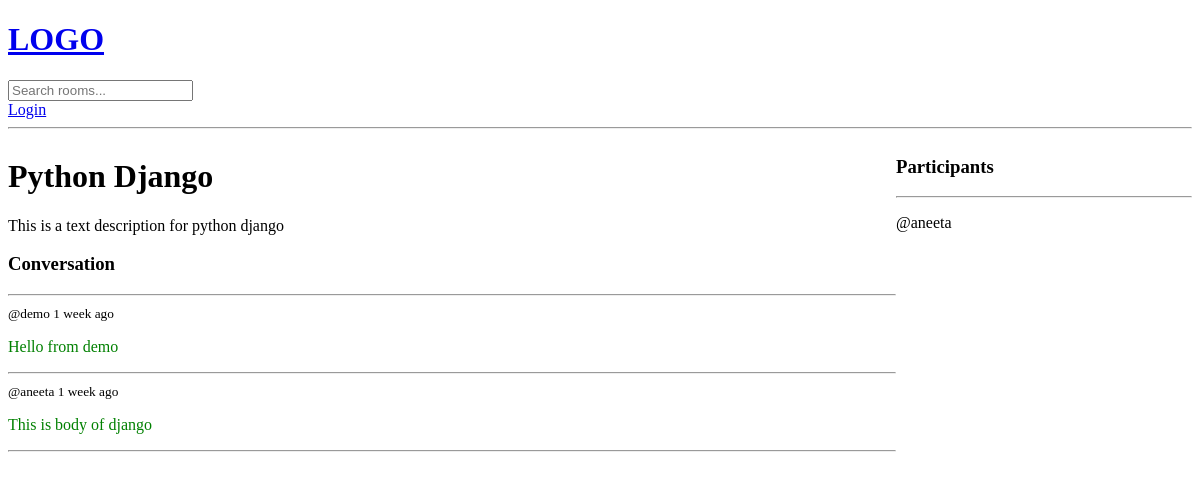
The app's page /room_name/1/, older data.
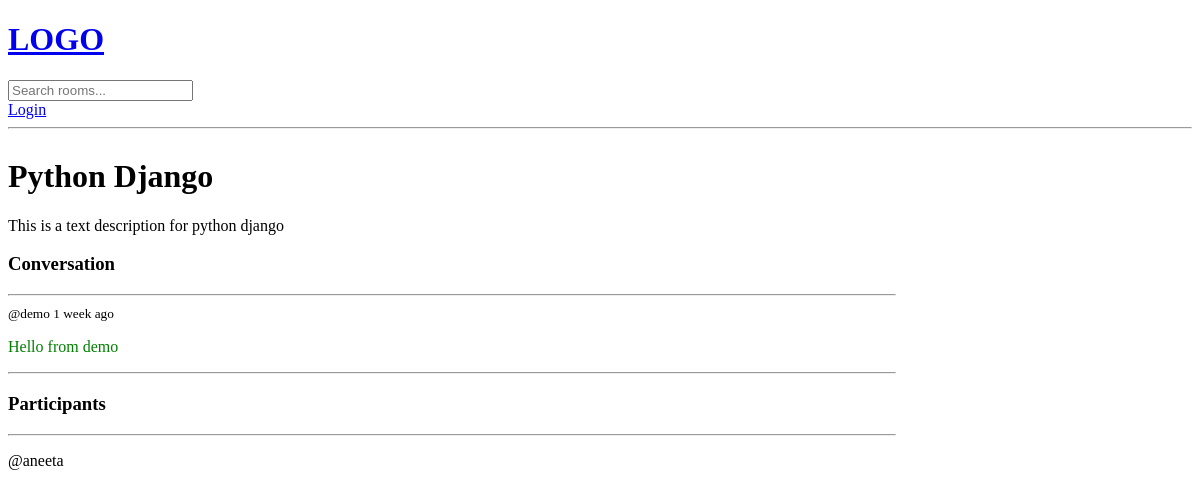
The same page, newer data.
### base/models.py (models this page shows, shortened)
class Message(models.Model):
    user = models.ForeignKey(User, on_delete=models.CASCADE)
    room = models.ForeignKey(Room, on_delete=models.CASCADE)
    body = models.TextField()
    updated = models.DateTimeField(auto_now=True)
    created = models.DateTimeField(auto_now_add=True)

### base/views.py (the view, shortened to what this page needs)
# urls.py: path('room_name/<str:pk>/', views.room, name='room'),
def room(request, pk):
    room = Room.objects.get(id=pk)
    message = room.message_set.all().order_by('-created')
    participants = room.participants.all()
    context = {'room': room, 'msg': message, 'participants': participants}
    return render(request, 'room.html', context )

### templates/room.html (shortened to what this page needs)
<!DOCTYPE html>
<html>
    <head>
        <link rel="stylesheet" href="">
    </head>
    <body>
        {% extends "main.html" %}
        {% block content %}
        <div class="room-container">
            <div>
                <h1> {{room.name}}  </h1>
                <p> {{room.description}} </p>
                <div class="comment-wrapper">
                    <h3> Conversation </h3>
                    <hr>
                    {% for msg in msg%}
                    <div>
                        <small> @{{msg.user}} {{msg.created|timesince}} ago </small>
                        <p style="color: green"> {{msg.body}} </p>
                        <hr>
                    </div>
                </div>
                    {% endfor %}
                    <div>
                        <h3> Participants </h3>
                        <hr>
                        {% for user in participants %}
                            <div>
                                <p> @{{user.username}} </p>
                            </div>
                        {% endfor %}
                    </div>
            </div>
        </div>
        {% endblock content %}

Row changes from the older to the newer data that the page shows:
removed Message: user "aneeta", created "1 week", body "This is body of django"
